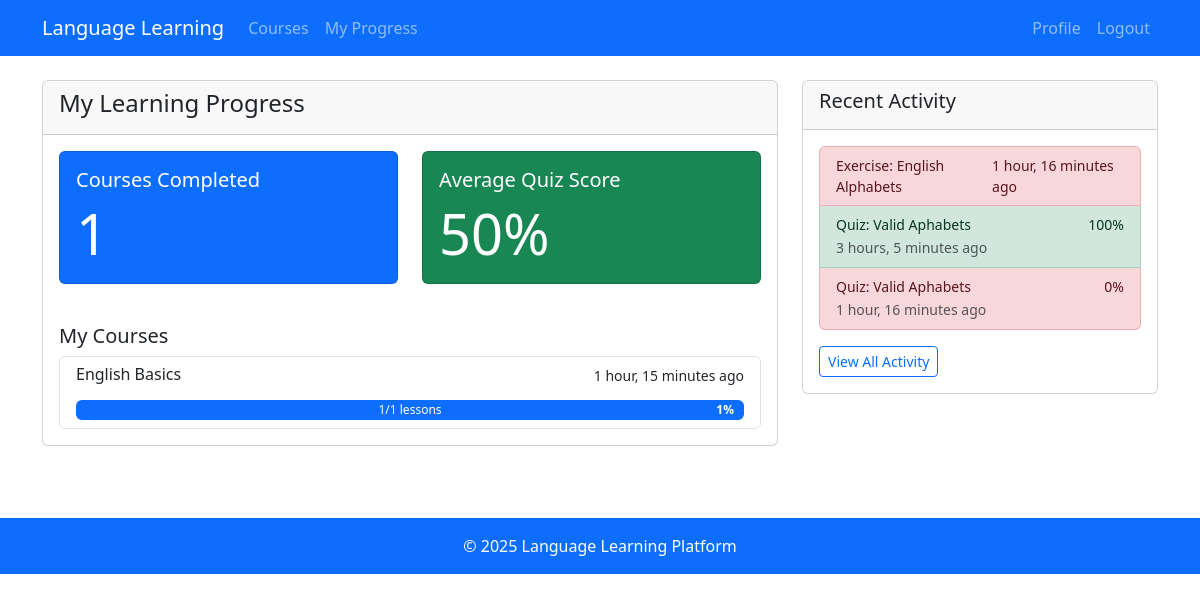
Page /my-progress/ (signed in) on the committed database.
### learning/models.py (models this page shows, shortened)
class UserProgress(models.Model):
    user = models.ForeignKey(User, on_delete=models.CASCADE)
    course = models.ForeignKey(Course, on_delete=models.CASCADE)
    completed_lessons = models.ManyToManyField(Lesson, blank=True)
    last_accessed = models.DateTimeField(auto_now=True)
    admin_feedback = models.TextField(blank=True, null=True)
    feedback_date = models.DateTimeField(blank=True, null=True)
    class Meta:
        verbose_name_plural = "User Progress"
        ordering = ['-feedback_date']

class Course(models.Model):
    title = models.CharField(max_length=200)
    language = models.ForeignKey(Language, on_delete=models.CASCADE)
    description = models.TextField()
    created_at = models.DateTimeField(auto_now_add=True)
    updated_at = models.DateTimeField(auto_now=True)
    difficulty = models.IntegerField(
        validators=[MinValueValidator(1), MaxValueValidator(5)]
    )
    is_active = models.BooleanField(default=True)

class UserExerciseAttempt(models.Model):
    user = models.ForeignKey(User, on_delete=models.CASCADE)
    exercise = models.ForeignKey(Exercise, on_delete=models.CASCADE)
    attempt = models.TextField()
    is_correct = models.BooleanField(default=False)
    feedback = models.TextField(blank=True)
    timestamp = models.DateTimeField(auto_now_add=True)

class Exercise(models.Model):
    lesson = models.ForeignKey(Lesson, on_delete=models.CASCADE)
    title = models.CharField(max_length=200)
    question = models.TextField()
    answer = models.TextField()
    explanation = models.TextField(blank=True)

class UserQuizAttempt(models.Model):
    user = models.ForeignKey(User, on_delete=models.CASCADE)
    quiz = models.ForeignKey(Quiz, on_delete=models.CASCADE)
    score = models.FloatField()
    completed_at = models.DateTimeField(auto_now_add=True)

class Quiz(models.Model):
    lesson = models.ForeignKey(Lesson, on_delete=models.CASCADE)
    title = models.CharField(max_length=200)
    description = models.TextField(blank=True)

### learning/views.py (the view)
# urls.py: path('my-progress/', views.my_progress, name='my_progress'),
@login_required
def my_progress(request):
    user_progress = UserProgress.objects.filter(user=request.user)
    exercise_attempts = UserExerciseAttempt.objects.filter(user=request.user)
    quiz_attempts = UserQuizAttempt.objects.filter(user=request.user)
    courses_completed = 0
    for progress in user_progress:
        total_lessons = progress.course.lesson_set.count()
        completed_lessons = progress.completed_lessons.count()
        if total_lessons > 0 and completed_lessons == total_lessons:
            courses_completed += 1
    avg_quiz_score = quiz_attempts.aggregate(Avg('score'))['score__avg'] or 0
    return render(request, 'progress/my_progress.html', {
        'user_progress': user_progress,
        'exercise_attempts': exercise_attempts,
        'quiz_attempts': quiz_attempts,
        'courses_completed': courses_completed,
        'avg_quiz_score': avg_quiz_score
    })

### templates/progress/my_progress.html (shortened to what this page needs)
{% extends 'base.html' %}
{% block content %}
<div class="row">
    <div class="col-md-8">
        <div class="card mb-4">
            <div class="card-header">
                <h4>My Learning Progress</h4>
            </div>
            <div class="card-body">
                <div class="row">
                    <div class="col-md-6">
                        <div class="card text-white bg-primary mb-3">
                            <div class="card-body">
                                <h5 class="card-title">Courses Completed</h5>
                                <p class="card-text display-4">{{ courses_completed }}</p>
                            </div>
                        </div>
                    </div>
                    <div class="col-md-6">
                        <div class="card text-white bg-success mb-3">
                            <div class="card-body">
                                <h5 class="card-title">Average Quiz Score</h5>
                                <p class="card-text display-4">{{ avg_quiz_score|floatformat }}%</p>
                            </div>
                        </div>
                    </div>
                </div>
                <h5 class="mt-4">My Courses</h5>
                <div class="list-group">
                    {% for progress in user_progress %}
                        <a href="{% url 'course_detail' progress.course.id %}" class="list-group-item list-group-item-action">
                            <div class="d-flex w-100 justify-content-between">
                                <h6>{{ progress.course.title }}</h6>
                                <small>{{ progress.last_accessed|timesince }} ago</small>
                            </div>
                            <div class="progress mt-2">
                                {% with completed=progress.completed_lessons.count total=progress.course.lesson_set.count %}
                                    <div class="progress-bar" role="progressbar"
                                        style="width: {% widthratio completed total 100 %}%"
                                         aria-valuenow="{{ completed }}"
                                         aria-valuemin="0"
                                         aria-valuemax="{{ total }}">
                                        {{ completed }}/{{ total }} lessons
                                    </div>
                                {% endwith %}
                            </div>
                        </a>
                    {% empty %}
                        <div class="alert alert-info">
                            You haven't started any courses yet. <a href="{% url 'course_list' %}">Browse courses</a> to get started.
                        </div>
                    {% endfor %}
                </div>
            </div>
        </div>
    </div>
    <div class="col-md-4">
        <div class="card mb-4">
            <div class="card-header">
                <h5>Recent Activity</h5>
            </div>
            <div class="card-body">
                {% if exercise_attempts or quiz_attempts %}
                    <div class="list-group">
                        {% for attempt in exercise_attempts|slice:":3" %}
                            <div class="list-group-item {% if attempt.is_correct %}list-group-item-success{% else %}list-group-item-danger{% endif %}">
                                <div class="d-flex w-100 justify-content-between">
                                    <small>Exercise: {{ attempt.exercise.title }}</small>
                                    <small>{{ attempt.timestamp|timesince }} ago</small>
                                </div>
                            </div>
                        {% endfor %}
                        {% for attempt in quiz_attempts|slice:":3" %}
                            <div class="list-group-item {% if attempt.score >= 70 %}list-group-item-success{% elif attempt.score >= 50 %}list-group-item-warning{% else %}list-group-item-danger{% endif %}">
                                <div class="d-flex w-100 justify-content-between">
                                    <small>Quiz: {{ attempt.quiz.title }}</small>
                                    <small>{{ attempt.score|floatformat }}%</small>
                                </div>
                                <small class="text-muted">{{ attempt.completed_at|timesince }} ago</small>
                            </div>
                        {% endfor %}
                    </div>
                    <a href="#" class="btn btn-sm btn-outline-primary mt-3">View All Activity</a>
                {% else %}
                    <p class="text-muted">No recent activity to show.</p>
                {% endif %}
            </div>
        </div>
    </div>
</div>
{% endblock %}

### templates/base.html (shortened to what this page needs)
<!DOCTYPE html>
<html lang="en">
<head>
    <link href="https://cdn.jsdelivr.net/npm/bootstrap@5.3.0/dist/css/bootstrap.min.css" rel="stylesheet">
    <link rel="stylesheet" href="https://cdn.jsdelivr.net/npm/bootstrap-icons@1.11.3/font/bootstrap-icons.min.css">
</head>
<body>
    <nav class="navbar navbar-expand-lg navbar-dark bg-primary fixed-top">
        <div class="container">
            <a class="navbar-brand" href="{% url 'home' %}">Language Learning</a>
            <div class="collapse navbar-collapse" id="navbarNav">
                <ul class="navbar-nav me-auto">
                    <li class="nav-item">
                        <a class="nav-link" href="{% url 'course_list' %}">Courses</a>
                    </li>
                    {% if user.is_authenticated and not user.is_superuser %}
                    <li class="nav-item">
                        <a class="nav-link" href="{% url 'my_progress' %}">My Progress</a>
                    </li>
                    {% endif %}
                </ul>
                <ul class="navbar-nav">
                    {% if user.is_authenticated %}
                    <li class="nav-item">
                        <a class="nav-link" href="{% url 'profile' %}">
                            {% if user.is_superuser %}Admin{% else %}Profile{% endif %}
                        </a>
                    </li>
                    <li class="nav-item">
                        <a class="nav-link" href="{% url 'logout' %}">Logout</a>
                    </li>
                    {% endif %}
                </ul>
            </div>
        </div>
    </nav>
    <div class="container mt-4">
        {% block content %}{% endblock %}
    </div>
    <footer class="bg-light text-center text-lg-start mt-5">
        <div class="text-center p-3 bg-primary text-white">
            © {% now "Y" %} Language Learning Platform
        </div>
    </footer>
</body>
</html>

### templates/base.html (style rules this page uses)
body { padding-top: 56px; }
.progress { height: 20px; }
.progress { position: relative; }
.progress-bar::after { content: attr(aria-valuenow) "%"; position: absolute; right: 10px; color: white; font-weight: bold; }

### rows in the picture
UserProgress: course "English Basics", last_accessed "1 hour, 15 minutes", completed_lessons.count "1", course.lesson_set.count "1"
UserExerciseAttempt: exercise "English Alphabets", timestamp "1 hour, 16 minutes"
UserQuizAttempt: quiz "Valid Aphabets", score "100", completed_at "3 hours, 5 minutes"
UserQuizAttempt: quiz "Valid Aphabets", score "0", completed_at "1 hour, 16 minutes"

### other values in the picture
{{ courses_completed }} "1"
{{ avg_quiz_score|floatformat }} "50"
